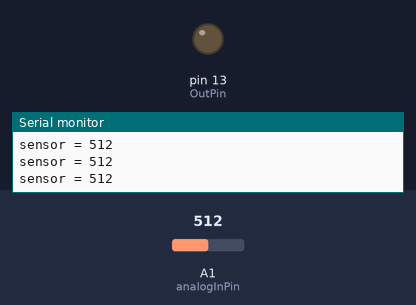
Bench run of a sketch on a simulated Arduino Uno, built with avr-gcc and run on an emulated ATmega328P. On the bench: output pins drawn as LEDs (lit = HIGH), the last lines printed to the serial monitor. Inputs (shaded band) come from the test bench; at power-on: A1 (analogInPin) = 512.

Above: at 1.2 s.
1.3 s: A1 (analogInPin) set to 888
2.8 s: A1 (analogInPin) set to 908
At 3.8 s:
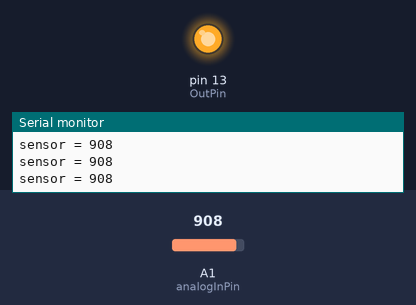
4.3 s: A1 (analogInPin) set to 900
At 5.2 s:
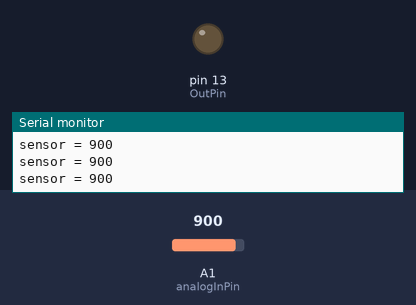
5.8 s: A1 (analogInPin) set to 1023
At 6.5 s:
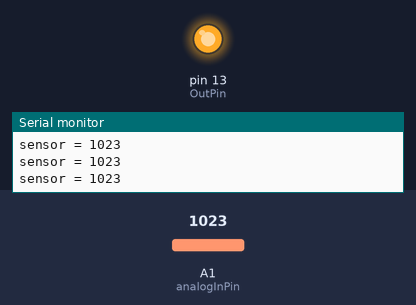
Timing chart, 0 to 8.3 s (numbered marks = the images above; inputs shaded):
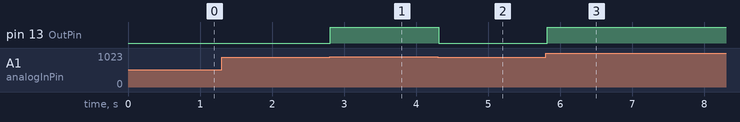

The sketch:

ledIR.ino
```cpp
const int analogInPin = A1; // Pin analogico 1 para la lectura del Fototransistor
const int OutPin = 13;      // Pin para el led indicador

int sensorValue = 0;        // Inicializamos el valor del sensor

void setup() {
  // Inicializamos la comunicacion serial a 9600 bps:
  Serial.begin(9600);
  pinMode(OutPin, OUTPUT);
}

void loop() {
  // leemos el pin para y asignamos el valor a la variable.
  sensorValue = analogRead(analogInPin);

  // Si el valor obtenido es mayor a 900 se activa el LED
  if(sensorValue > 900)
  {
    digitalWrite(OutPin, HIGH);
  }
  else
  {
    digitalWrite(OutPin, LOW);
  }

  // Imprimimos el valor en el monitor.
  Serial.print("sensor = " );
  Serial.println(sensorValue);

  delay(100);
}
```

Measured:
- the behaviour switches between 900 and 901 on A1 (analogInPin) (found by bisection; images 0 and 1)
- after the input at 2.8 s, pin 13 (OutPin): LOW → HIGH at once
- after the input at 4.3 s, pin 13 (OutPin): HIGH → LOW at once
- after the input at 5.8 s, pin 13 (OutPin): LOW → HIGH at once
